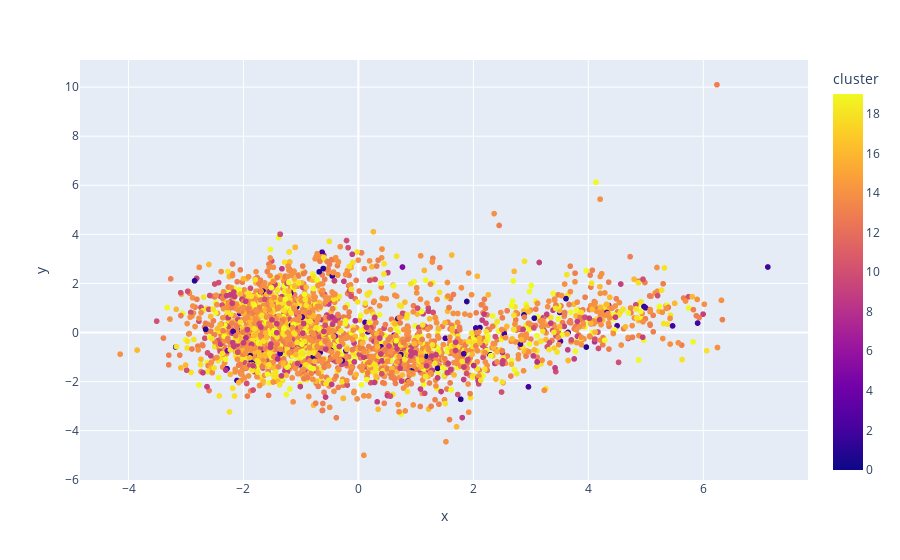

This figure's notebook cell:
### Code cell
# Visualizing the Clusters with PCA

from sklearn.decomposition import PCA

pca_pipeline = Pipeline([('scaler', StandardScaler()), ('PCA', PCA(n_components=2))])
song_embedding = pca_pipeline.fit_transform(X)
projection = pd.DataFrame(columns=['x', 'y'], data=song_embedding)
projection['title'] = data['name']
projection['cluster'] = data['cluster_label']

fig = px.scatter(
    projection, x='x', y='y', color='cluster', hover_data=['x', 'y', 'title'])
fig.show()

### Figure 1 — Plotly figure (JSON) as saved in the notebook; plotly's stock layout.template omitted (floating-point values rounded to 4 significant figures; data arrays with more than 128 entries replaced by an {"elided": "..."} marker saying what was removed)
{"data": [{"customdata": {"elided": "2973x1 str values"}, "hovertemplate": "x=%{x}<br>y=%{y}<br>title=%{customdata[0]}<br>cluster=%{marker.color}<extra></extra>", "legendgroup": "", "marker": {"color": {"elided": "2973 int values"}, "coloraxis": "coloraxis", "symbol": "circle"}, "mode": "markers", "name": "", "showlegend": false, "type": "scattergl", "x": {"elided": "2973 float values"}, "xaxis": "x", "y": {"elided": "2973 float values"}, "yaxis": "y"}], "layout": {"coloraxis": {"colorbar": {"title": {"text": "cluster"}}, "colorscale": [[0, "#0d0887"], [0.1111, "#46039f"], [0.2222, "#7201a8"], [0.3333, "#9c179e"], [0.4444, "#bd3786"], [0.5556, "#d8576b"], [0.6667, "#ed7953"], [0.7778, "#fb9f3a"], [0.8889, "#fdca26"], [1, "#f0f921"]]}, "legend": {"tracegroupgap": 0}, "margin": {"t": 60}, "xaxis": {"anchor": "y", "domain": [0, 1], "title": {"text": "x"}}, "yaxis": {"anchor": "x", "domain": [0, 1], "title": {"text": "y"}}}}
